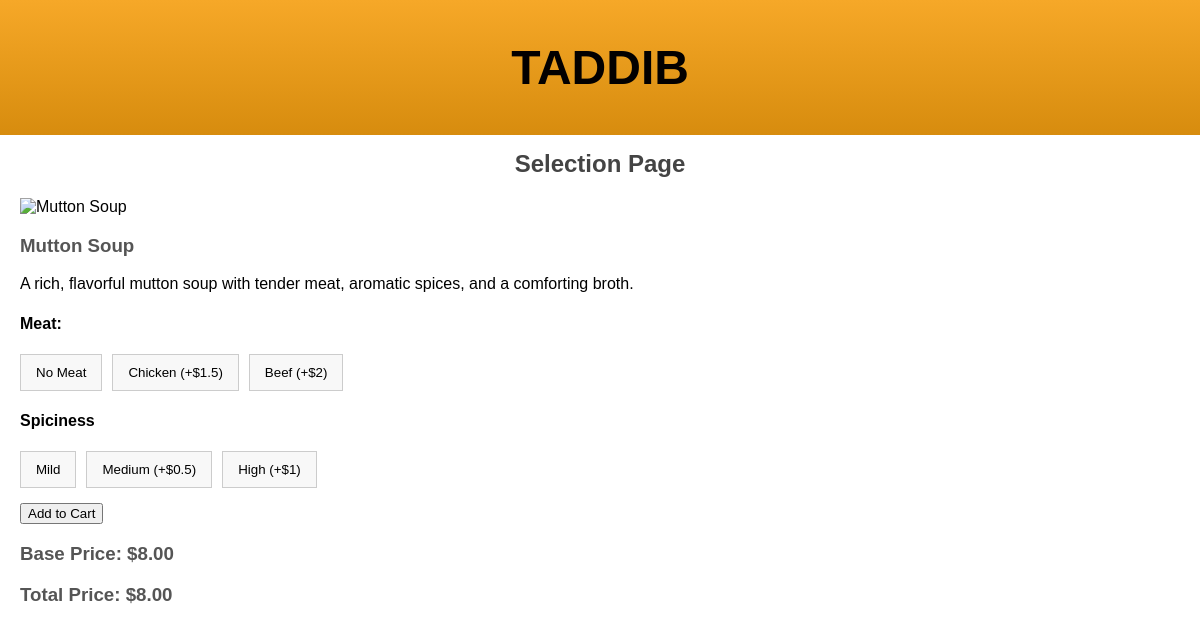
/table/8/item/7, run on the app's committed database.
### order/models.py (models this page shows, shortened)
class Item(models.Model):
    name = models.CharField(max_length=100)
    description = models.TextField(null=True, blank=True)
    category = models.ForeignKey(Category, on_delete=models.CASCADE, related_name='items')
    image = models.ImageField(blank=True, null=True)
    base_price = models.DecimalField(max_digits=6, decimal_places=2)
    has_meat_options = models.BooleanField(default=False)
    has_spicy_options = models.BooleanField(default=False)

### order/views.py (the view, shortened to what this page needs)
# urls.py: path("table/<int:table_id>/item/<int:item_id>", views.customization_page, name="customization_page"),
def customization_page(request, table_id, item_id):
    form = SelectionForm()
    item = get_object_or_404(Item, pk=item_id)
    table = get_object_or_404(Table, pk=table_id)
    return render(request, 'order/customization_page.html', {'item':item, 'form': form, 'table_id': table_id})

### cart/context_processors.py (called while the page is built)
def cart(request):
    return {'cart' : Cart(request)}

### order/templates/order/customization_page.html (shortened to what this page needs)
{% extends 'order/base.html' %}
{% block content %}
    <h2>Selection Page</h2>
    <article >
        <img src="{{ item.item_image.url }}" alt="{{ item.name }}" width="100" height="100">
        <h3>{{ item.name }}</h3>
        <p>{{ item.description }}</p>
    </article>
    <form method="POST" action="{% url 'cart_add' table_id=table_id item_id=item.id %}">
        {% if item.has_meat_options %}
            <h4>Meat:</h4>
            <div class="button-group" id="meat-options">
                <button type="button" class="option-btn" data-value="None" data-extra="0">No Meat</button>
                <button type="button" class="option-btn" data-value="Chicken" data-extra="1.5">Chicken (+$1.5)</button>
                <button type="button" class="option-btn" data-value="Beef" data-extra="2">Beef (+$2)</button>
            </div>
        {% endif %}
        {% if item.has_spicy_options %}
            <h4>Spiciness</h4>
            <div class="button-group" id="spicy-options">
                <button type="button" class="option-btn" data-value="Mild" data-extra="0">Mild</button>
                <button type="button" class="option-btn" data-value="Medium" data-extra="0.5">Medium (+$0.5)</button>
                <button type="button" class="option-btn" data-value="High" data-extra="1">High (+$1)</button>
            </div>
        {% endif %}
        <button type="submit">Add to Cart</button>
    </form>
        <h3>Base Price: ${{ item.base_price }}</h3>
        <h3>Total Price: $<span id="total-price">{{ item.base_price }}</span></h3>
{% endblock %}

### order/static/css/style.css (style rules this page uses)
body { font-family: Arial, sans-serif; margin: 0; padding: 0; display: flex; flex-direction: column; height: 100vh; }
html { scroll-behavior: smooth; }
h2 { color: #444; text-align: center; }
h3 { color: #555; }
.button-group { display: flex; gap: 10px; margin-bottom: 15px; }
.option-btn { padding: 10px 15px; border: 1px solid #ccc; background-color: #f8f8f8; cursor: pointer; }

### data on the page
Item: name "Mutton Soup", description "A rich, flavorful mutton soup with tender meat, aromatic spices, and a comforting broth.", base_price "8.00"
